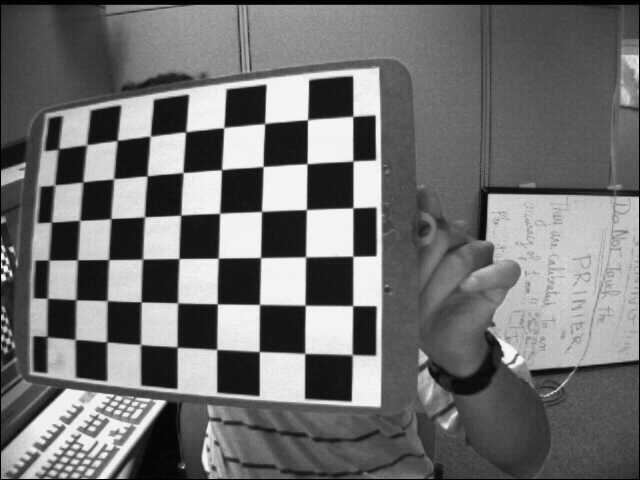
#> input picture right04.jpg, 640 x 480 px
$ python 'Corner detection.py'   (older library calls are emulated)
#> lines starting #> are read from the running program, lines starting #| are printed output that depends on the picture; after the words box and inside, x2 and y2 are one past the last pixel; in counts of white or black regions, pixels touching at a corner belong together
#> further down, img is the input picture: shape (480, 640, 3); min 0, max 255, mean 112.5
import cv2
import numpy as np
from matplotlib import pyplot as plt


def function(img):
    gray = cv2.cvtColor(img, cv2.COLOR_BGR2GRAY)
    # height and width of image
    height, width = gray.shape
#> height = 480; width = 640
    # use sobel
    Ix = cv2.Sobel(img, cv2.CV_64F, 1, 0, ksize=5)
    Iy = cv2.Sobel(img, cv2.CV_64F, 0, 1, ksize=5)
    Ixx = Ix ** 2
    Iyy = Iy ** 2
    Ixy = Iy * Ix
    # harris
    k = 0.03
    window_size = 6
    offset = int(window_size / 2)
    # make an array for harris output and initialize it to zero
    harris_array = np.zeros((height, width));

    #considering formula...
    for y in range(offset, height - offset):
        for x in range(offset, width - offset):
            Sxx = np.sum(Ixx[y - offset:y + 1 + offset, x - offset:x + 1 + offset])
            Syy = np.sum(Iyy[y - offset:y + 1 + offset, x - offset:x + 1 + offset])
            Sxy = np.sum(Ixy[y - offset:y + 1 + offset, x - offset:x + 1 + offset])

            # determinant
            det = (Sxx * Syy) - (Sxy ** 2)
            trace = Sxx + Syy
            R = det - k * (trace ** 2)
            harris_array[y, x] = R
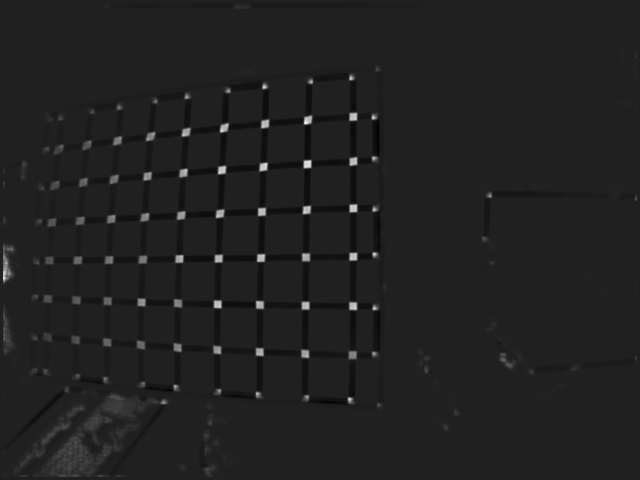
#> harris_array: shape (480, 640) float64; min -8.38e+17, max 5.66e+18, mean 1.91e+16; drawn with min black and max white
    #maximum value
    maximum_val = harris_array.max()
#> maximum_val = 5.66e+18
    limitation = 0.1 * maximum_val
#> limitation = 5.66e+17
    #highlights maximum values only
    img[harris_array > limitation] = [0, 255, 255]
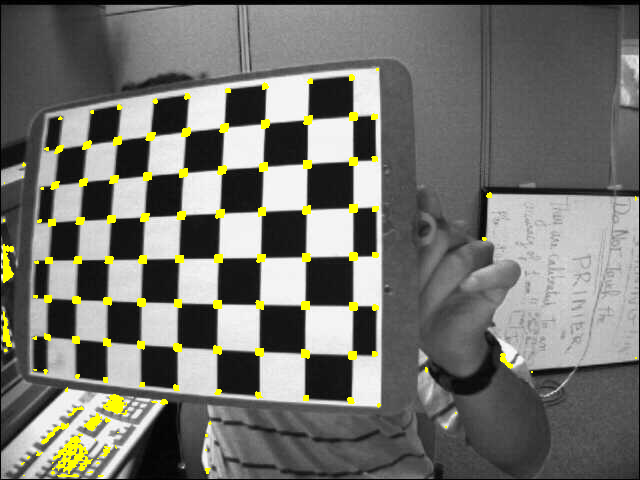
#> img: shape (480, 640, 3); 2.32% of pixels changed, all inside (x1, y1, x2, y2) = (3, 68, 637, 477)
    return  img
# image
img = cv2.imread('right04.jpg')
img =function(img)
cv2.imwrite("rightOutput.jpg " , img)
print("harris output for right04 image")
plt.imshow(img)
plt.show()

img = cv2.imread('left04.jpg')
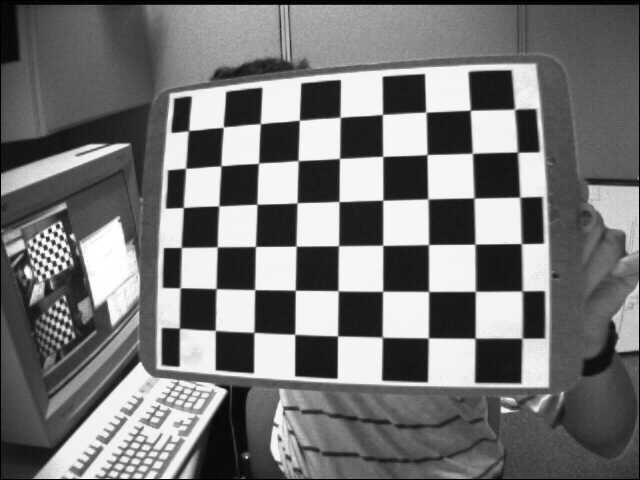
#> input picture left04.jpg, 640 x 480 px
#> img is the input picture: shape (480, 640, 3); min 0, max 255, mean 117.8
img =function(img)
#> in function (call 2), `Iyy = Iy ** 2`:
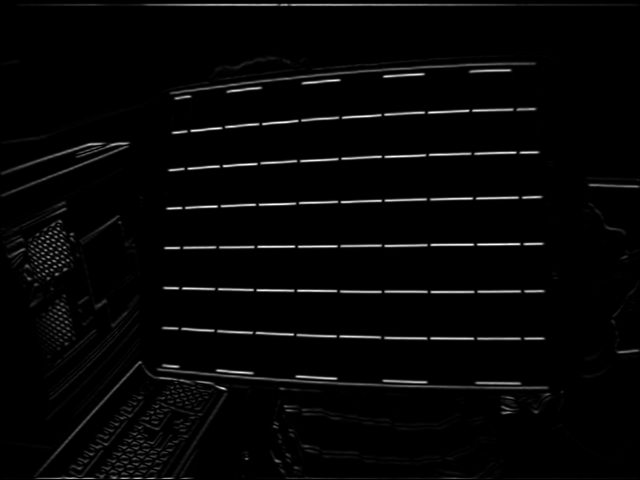
#> Iyy: shape (480, 640, 3) float64; min 0, max 101525776, mean 2423336.6; drawn with min black and max white
#> in function (call 2), `Ixy = Iy * Ix`:
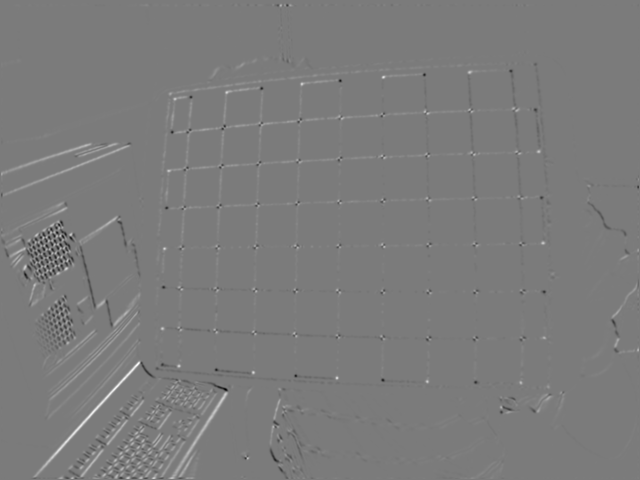
#> Ixy: shape (480, 640, 3) float64; min -38073000, max 40469205, mean 150814.2; drawn with min black and max white
#> after the loop in function (call 2), `for y in range(offset, height - offset):`:
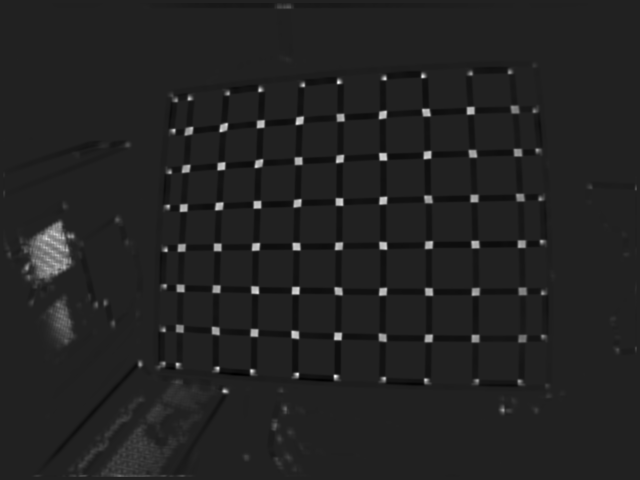
#> harris_array: shape (480, 640) float64; min -8.63e+17, max 5.76e+18, mean 3.81e+16; drawn with min black and max white
#> in function (call 2), `maximum_val = harris_array.max()`: maximum_val = 5.76e+18
#> in function (call 2), `limitation = 0.1 * maximum_val`: limitation = 5.76e+17
#> in function (call 2), `img[harris_array > limitation] = [0, 255, 255]`:
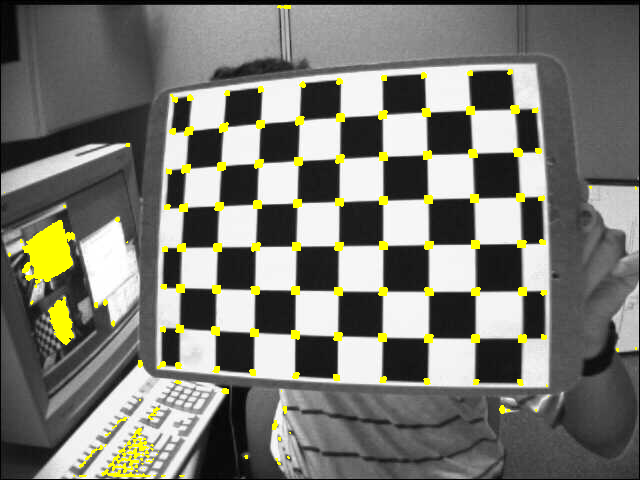
#> img: shape (480, 640, 3); 3.17% of pixels changed, all inside (x1, y1, x2, y2) = (4, 5, 637, 477)
cv2.imwrite("leftOutput.jpg " , img)
print("harris output for left04 image")
plt.imshow(img)
plt.show()
